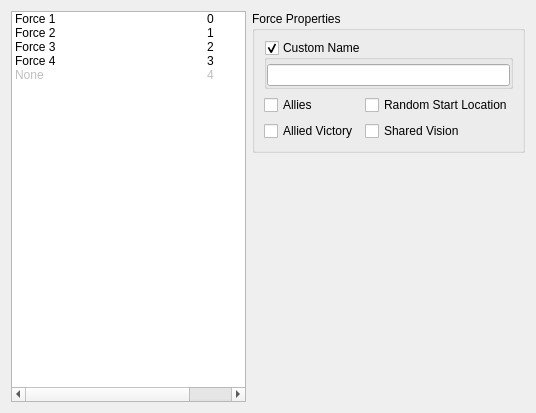
<?xml version="1.0" encoding="UTF-8"?>
<ui version="4.0">
 <class>ForcesTab</class>
 <widget class="QWidget" name="forcesTab">
  <property name="geometry">
   <rect>
    <x>0</x>
    <y>0</y>
    <width>536</width>
    <height>413</height>
   </rect>
  </property>
  <layout class="QGridLayout" name="gridLayout_2" columnstretch="1,1">
   <item row="1" column="1">
    <spacer name="verticalSpacer_10">
     <property name="orientation">
      <enum>Qt::Vertical</enum>
     </property>
     <property name="sizeHint" stdset="0">
      <size>
       <width>20</width>
       <height>40</height>
      </size>
     </property>
    </spacer>
   </item>
   <item row="0" column="1">
    <widget class="QGroupBox" name="groupBox_5">
     <property name="title">
      <string>Force Properties</string>
     </property>
     <layout class="QGridLayout" name="gridLayout_4">
      <item row="1" column="1">
       <widget class="QCheckBox" name="chkForceRandomStartLocation">
        <property name="text">
         <string>Random Start Location</string>
        </property>
       </widget>
      </item>
      <item row="2" column="1">
       <widget class="QCheckBox" name="chkForceSharedVision">
        <property name="text">
         <string>Shared Vision</string>
        </property>
       </widget>
      </item>
      <item row="2" column="0">
       <widget class="QCheckBox" name="chkForceAlliedVictory">
        <property name="text">
         <string>Allied Victory</string>
        </property>
       </widget>
      </item>
      <item row="1" column="0">
       <widget class="QCheckBox" name="chkForceAllies">
        <property name="text">
         <string>Allies</string>
        </property>
       </widget>
      </item>
      <item row="0" column="0" colspan="2">
       <widget class="QGroupBox" name="grpForceCustomName">
        <property name="title">
         <string>Custom Name</string>
        </property>
        <property name="flat">
         <bool>true</bool>
        </property>
        <property name="checkable">
         <bool>true</bool>
        </property>
        <layout class="QVBoxLayout" name="verticalLayout_4">
         <property name="leftMargin">
          <number>0</number>
         </property>
         <property name="topMargin">
          <number>4</number>
         </property>
         <property name="rightMargin">
          <number>0</number>
         </property>
         <property name="bottomMargin">
          <number>0</number>
         </property>
         <item>
          <widget class="QLineEdit" name="txtForceName"/>
         </item>
        </layout>
       </widget>
      </item>
     </layout>
    </widget>
   </item>
   <item row="0" column="0" rowspan="2">
    <widget class="QTreeWidget" name="forcesTree">
     <property name="editTriggers">
      <set>QAbstractItemView::NoEditTriggers</set>
     </property>
     <property name="showDropIndicator" stdset="0">
      <bool>false</bool>
     </property>
     <property name="selectionMode">
      <enum>QAbstractItemView::ExtendedSelection</enum>
     </property>
     <property name="indentation">
      <number>8</number>
     </property>
     <property name="rootIsDecorated">
      <bool>false</bool>
     </property>
     <property name="itemsExpandable">
      <bool>false</bool>
     </property>
     <property name="headerHidden">
      <bool>true</bool>
     </property>
     <property name="expandsOnDoubleClick">
      <bool>false</bool>
     </property>
     <attribute name="headerVisible">
      <bool>false</bool>
     </attribute>
     <attribute name="headerMinimumSectionSize">
      <number>32</number>
     </attribute>
     <attribute name="headerDefaultSectionSize">
      <number>64</number>
     </attribute>
     <column>
      <property name="text">
       <string>Slot</string>
      </property>
     </column>
     <column>
      <property name="text">
       <string>Race</string>
      </property>
     </column>
     <column>
      <property name="text">
       <string>Colour</string>
      </property>
     </column>
     <column>
      <property name="text">
       <string>id</string>
      </property>
     </column>
     <item>
      <property name="text">
       <string>Force 1</string>
      </property>
      <property name="text">
       <string/>
      </property>
      <property name="text">
       <string/>
      </property>
      <property name="text">
       <string>0</string>
      </property>
      <property name="flags">
       <set>ItemIsSelectable|ItemIsEnabled</set>
      </property>
     </item>
     <item>
      <property name="text">
       <string>Force 2</string>
      </property>
      <property name="text">
       <string/>
      </property>
      <property name="text">
       <string/>
      </property>
      <property name="text">
       <string>1</string>
      </property>
      <property name="flags">
       <set>ItemIsSelectable|ItemIsEnabled</set>
      </property>
     </item>
     <item>
      <property name="text">
       <string>Force 3</string>
      </property>
      <property name="text">
       <string/>
      </property>
      <property name="text">
       <string/>
      </property>
      <property name="text">
       <string>2</string>
      </property>
      <property name="flags">
       <set>ItemIsSelectable|ItemIsEnabled</set>
      </property>
     </item>
     <item>
      <property name="text">
       <string>Force 4</string>
      </property>
      <property name="text">
       <string/>
      </property>
      <property name="text">
       <string/>
      </property>
      <property name="text">
       <string>3</string>
      </property>
      <property name="flags">
       <set>ItemIsSelectable|ItemIsEnabled</set>
      </property>
     </item>
     <item>
      <property name="text">
       <string>None</string>
      </property>
      <property name="foreground">
       <brush brushstyle="NoBrush">
        <color alpha="255">
         <red>128</red>
         <green>128</green>
         <blue>128</blue>
        </color>
       </brush>
      </property>
      <property name="text">
       <string/>
      </property>
      <property name="text">
       <string/>
      </property>
      <property name="text">
       <string>4</string>
      </property>
      <property name="flags">
       <set>NoItemFlags</set>
      </property>
     </item>
    </widget>
   </item>
  </layout>
 </widget>
 <resources/>
 <connections/>
</ui>
